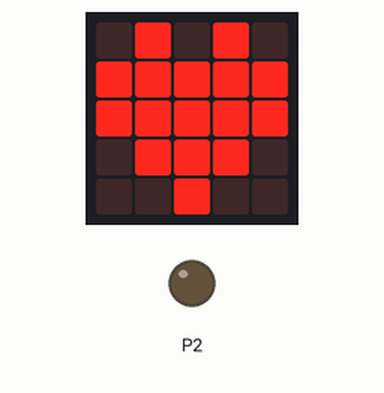
This program was run on a simulated BBC micro:bit (MakeCode). Parts: the board's 5×5 LED display, output pins drawn as LEDs (lit = HIGH).

Above: at 0.1 s.
At 38.5 s:
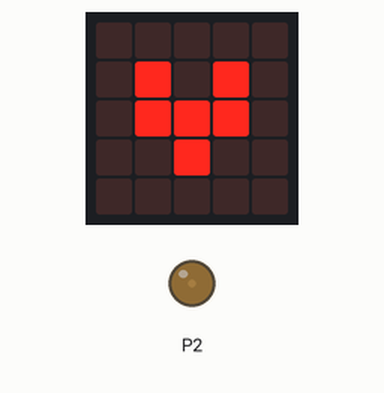
Timing chart, 0 to 40.0 s (numbered marks = the images above):
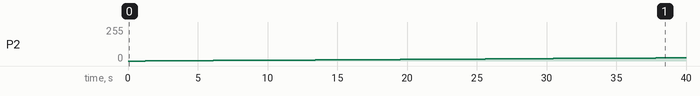

Measured:
- by itself, P2: moves from 0/255 to 24/255 over 37.8 s

The program:

main.ts
```typescript
let salida_analógica = 0
basic.forever(function () {
    pins.analogWritePin(AnalogPin.P2, salida_analógica)
    basic.showIcon(IconNames.Heart)
    basic.showIcon(IconNames.SmallHeart)
    if (salida_analógica >= 1023) {
        salida_analógica = 0
    }
    salida_analógica += 3
})
```

test.ts
```typescript
// aquí va el archivo "tests"; esto no se compilará cuando este paquete se utilice como una extensión.
```
